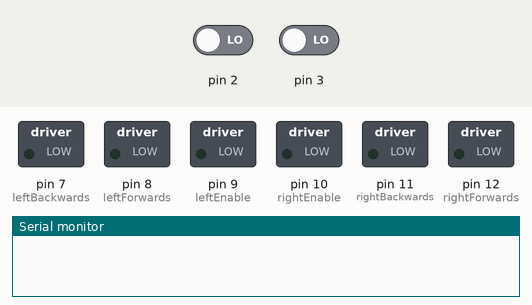
Bench run of a sketch on a simulated Arduino Uno, built with avr-gcc and run on an emulated ATmega328P. Shown: switched loads named in the sketch (green lamp = pin HIGH), the last lines printed to the serial monitor. The inputs (shaded band) are chosen by the test bench; at power-on: pin 2 LOW, pin 3 LOW.

Above: at 1.2 s.
1.3 s: pin 2 driven HIGH
At 4.05 s:
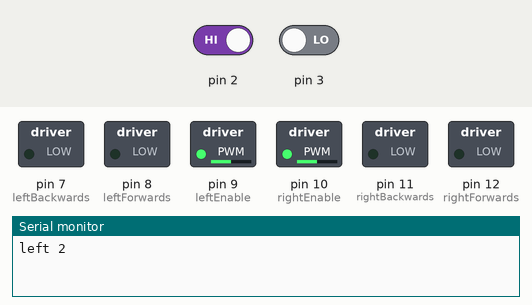
Timing chart, 0 to 4.0 s (numbered marks = the images above; inputs shaded):
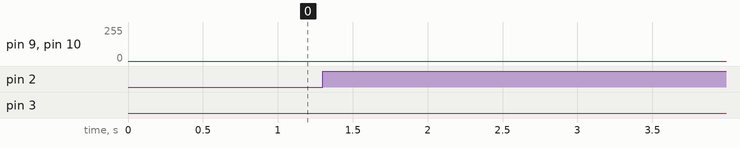

The sketch:

sketchanalogtest.ino
```cpp
volatile int leftCount = 1; //left motor pulse
volatile int rightCount = 1; //right motor pulse
float ratio = 0;
int leftEnable = 9;
int leftForwards = 8;
int leftBackwards = 7;
int rightEnable = 10;
int rightForwards = 12;
int rightBackwards = 11;
int highSpeed = 170;

void leftInterrupt()
{
  leftCount++;
  Serial.print("left ");
  Serial.println(leftCount);
}
void rightInterrupt()
{
  rightCount++;
  Serial.print("right ");
  Serial.println(rightCount);
}

void setup() {
  Serial.begin(115200);
  attachInterrupt(digitalPinToInterrupt(2), leftInterrupt, RISING);
  attachInterrupt(digitalPinToInterrupt(3), rightInterrupt, RISING);
  pinMode(leftEnable, OUTPUT);
  pinMode(leftForwards, OUTPUT);
  pinMode(leftBackwards, OUTPUT);
  pinMode(leftEnable, OUTPUT);
  pinMode(rightForwards, OUTPUT);
  pinMode(rightBackwards, OUTPUT);
}

void loop() {
  for (int x=0; x<256; x++) {
     analogWrite(leftEnable, x);
      analogWrite(rightEnable, x);
      delay(1);
  }
  /*
  analogWrite(leftEnable, 0);
  analogWrite(rightEnable, 255);
  digitalWrite(leftForwards, HIGH);
  digitalWrite(rightForwards, HIGH);
  delay(2000);
  digitalWrite(leftForwards, LOW);
  digitalWrite(rightForwards, LOW);
  delay(2000);
  digitalWrite(leftForwards, HIGH);
  digitalWrite(rightForwards, LOW);
  delay(2000);
  digitalWrite(leftForwards, LOW);
  digitalWrite(rightForwards, HIGH);
  while(true);*/

}
```
